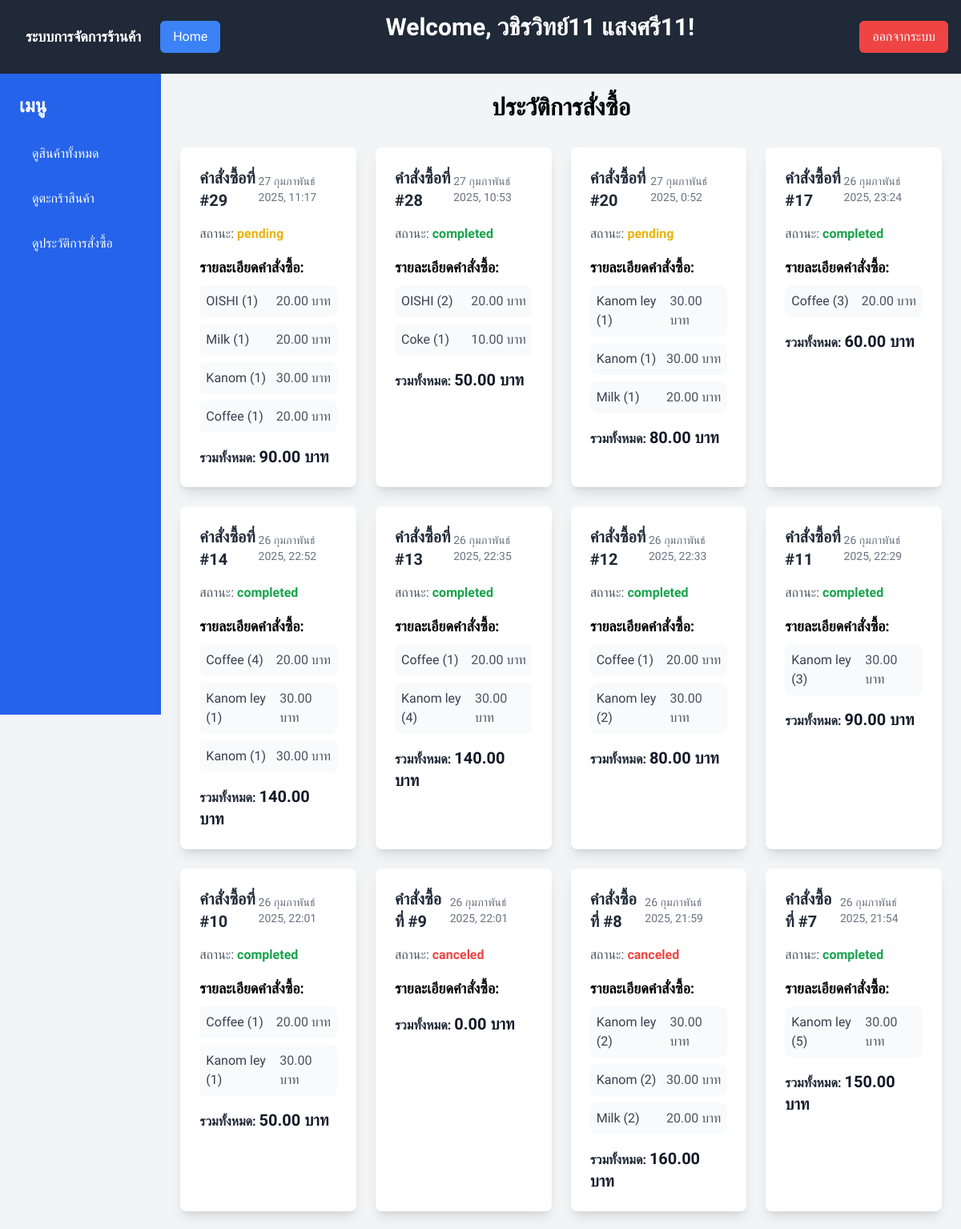
The app's page /order-history/ (signed in, upper part) with its own data.
### demo/models.py (models this page shows, shortened)
class Order(models.Model):
    STATUS_CHOICES = [
        ("Preparation", "Preparation"),
        ('pending', 'Pending'),
        ('completed', 'Completed'),
        ('canceled', 'Canceled'),
    ]
    customer = models.ForeignKey(User, on_delete=models.CASCADE, limit_choices_to={'role': 'customer'})
    date_ordered = models.DateTimeField(auto_now_add=True)
    status = models.CharField(max_length=20, choices=STATUS_CHOICES, default='Preparation')

class OrderDetail(models.Model):
    order = models.ForeignKey(Order, related_name="order_details", on_delete=models.CASCADE)
    product = models.ForeignKey(Product, on_delete=models.CASCADE)
    quantity = models.IntegerField(default=1)

class Product(models.Model):
    name = models.CharField(max_length=255)
    img_product = models.ImageField(upload_to='img/', null=True, blank=True)
    price = models.DecimalField(max_digits=10, decimal_places=2)
    stock = models.IntegerField()
    description = models.TextField()
    category = models.ForeignKey(Category, on_delete=models.SET_NULL, null=True)

### demo/views.py (the view)
# urls.py: path('order-history/', views.order_history_view, name='order_history'),
@login_required
def order_history_view(request):
    orders = Order.objects.filter(customer=request.user).order_by('-date_ordered')
    for order in orders:
        order.total_price = order.order_details.aggregate(
            total_price=models.Sum(models.F('product__price') * models.F('quantity'))
        )['total_price'] or 0
    return render(request, 'order_history.html', {'orders': orders})

### demo/templates/order_history.html (shortened to what this page needs)
{% load static tailwind_tags %}
<!DOCTYPE html>
<html lang="en">
<head>
    {% tailwind_css %}
</head>
<body class="bg-gray-100">
    <div class="flex justify-between items-center bg-gray-800 text-white p-4">
        <div class="flex items-center">
            <span class="ml-4 text-lg font-semibold">ระบบการจัดการร้านค้า</span>
            <a href="{% url 'home' %}" class="bg-blue-500 text-white px-4 py-2 rounded-md hover:bg-blue-600 transition ml-6">Home</a>
        </div>
        <h1 class="text-3xl font-bold text-center mb-6">Welcome, {{ request.user.first_name }} {{ request.user.last_name }}!</h1>
        <div class="flex items-center">
            <a href="{% url 'logout' %}" class="bg-red-500 text-white px-4 py-2 rounded-md hover:bg-red-600 transition">ออกจากระบบ</a>
        </div>
    </div>
    {% include 'sidebar_customer.html' %}
    <div class="max-w-7xl mx-auto p-6">
        <h2 class="text-3xl font-semibold mb-8 text-center">ประวัติการสั่งซื้อ</h2>
        {% if orders %}
            <ul class="grid grid-cols-1 sm:grid-cols-2 md:grid-cols-3 lg:grid-cols-4 gap-6">
                {% for order in orders %}
                    <li class="bg-white p-6 rounded-lg shadow-lg hover:shadow-xl transition-all duration-300">
                        <div class="flex justify-between items-center mb-4">
                            <h4 class="text-xl font-semibold text-gray-800">คำสั่งซื้อที่ #{{ order.id }}</h4>
                            <span class="text-sm text-gray-500">{{ order.date_ordered }}</span>
                        </div>
                        <p class="text-gray-600 mb-2">สถานะ:
                            <span class="font-semibold {% if order.status == 'completed' %}text-green-600{% elif order.status == 'pending' %}text-yellow-500{% else %}text-red-500{% endif %}">{{ order.status }}</span>
                        </p>
                        <div class="mt-4">
                            <h5 class="text-lg font-semibold mb-2">รายละเอียดคำสั่งซื้อ:</h5>
                            <ul>
                                {% for order_detail in order.order_details.all %}
                                    <li class="flex justify-between items-center p-2 bg-gray-50 rounded-lg mb-2">
                                        <span class="text-gray-700">{{ order_detail.product.name }} ({{ order_detail.quantity }})</span>
                                        <span class="text-gray-600">{{ order_detail.product.price|floatformat:2 }} บาท</span>
                                    </li>
                                {% endfor %}
                            </ul>
                        </div>
                        <div class="mt-4 flex justify-between items-center">
                            <p class="font-semibold text-gray-800">รวมทั้งหมด: <span class="text-xl text-gray-900">{{ order.total_price|floatformat:2 }} บาท</span></p>
                        </div>
                    </li>
                {% endfor %}
            </ul>
        {% else %}
            <p class="text-gray-600 text-center">คุณยังไม่มีคำสั่งซื้อ</p>
        {% endif %}
    </div>
</body>
</html>

### demo/templates/order_history.html (style rules this page uses)
body { font-family: 'Kanit', sans-serif; }

### records on screen
Order: id "29", date_ordered "27 กุมภาพันธ์ 2025, 11:17", status "pending", total_price "90.00"
OrderDetail: product.name "OISHI", quantity "1", product.price "20.00"
OrderDetail: product.name "Milk", quantity "1", product.price "20.00"
OrderDetail: product.name "Kanom", quantity "1", product.price "30.00"
OrderDetail: product.name "Coffee", quantity "1", product.price "20.00"
Order: id "28", date_ordered "27 กุมภาพันธ์ 2025, 10:53", status "completed", total_price "50.00"
OrderDetail: product.name "OISHI", quantity "2", product.price "20.00"
OrderDetail: product.name "Coke", quantity "1", product.price "10.00"
Order: id "20", date_ordered "27 กุมภาพันธ์ 2025, 0:52", status "pending", total_price "80.00"
OrderDetail: product.name "Kanom ley", quantity "1", product.price "30.00"
OrderDetail: product.name "Kanom", quantity "1", product.price "30.00"
OrderDetail: product.name "Milk", quantity "1", product.price "20.00"
Order: id "17", date_ordered "26 กุมภาพันธ์ 2025, 23:24", status "completed", total_price "60.00"
OrderDetail: product.name "Coffee", quantity "3", product.price "20.00"
Order: id "14", date_ordered "26 กุมภาพันธ์ 2025, 22:52", status "completed", total_price "140.00"
OrderDetail: product.name "Coffee", quantity "4", product.price "20.00"
OrderDetail: product.name "Kanom ley", quantity "1", product.price "30.00"
OrderDetail: product.name "Kanom", quantity "1", product.price "30.00"
Order: id "13", date_ordered "26 กุมภาพันธ์ 2025, 22:35", status "completed", total_price "140.00"
OrderDetail: product.name "Coffee", quantity "1", product.price "20.00"
OrderDetail: product.name "Kanom ley", quantity "4", product.price "30.00"
Order: id "12", date_ordered "26 กุมภาพันธ์ 2025, 22:33", status "completed", total_price "80.00"
OrderDetail: product.name "Coffee", quantity "1", product.price "20.00"
OrderDetail: product.name "Kanom ley", quantity "2", product.price "30.00"
Order: id "11", date_ordered "26 กุมภาพันธ์ 2025, 22:29", status "completed", total_price "90.00"
OrderDetail: product.name "Kanom ley", quantity "3", product.price "30.00"
Order: id "10", date_ordered "26 กุมภาพันธ์ 2025, 22:01", status "completed", total_price "50.00"
OrderDetail: product.name "Coffee", quantity "1", product.price "20.00"
OrderDetail: product.name "Kanom ley", quantity "1", product.price "30.00"
Order: id "9", date_ordered "26 กุมภาพันธ์ 2025, 22:01", status "canceled", total_price "0.00"
Order: id "8", date_ordered "26 กุมภาพันธ์ 2025, 21:59", status "canceled", total_price "160.00"
OrderDetail: product.name "Kanom ley", quantity "2", product.price "30.00"
OrderDetail: product.name "Kanom", quantity "2", product.price "30.00"
OrderDetail: product.name "Milk", quantity "2", product.price "20.00"
Order: id "7", date_ordered "26 กุมภาพันธ์ 2025, 21:54", status "completed", total_price "150.00"
OrderDetail: product.name "Kanom ley", quantity "5", product.price "30.00"

### other values on screen
{{ request.user.first_name }} "วชิรวิทย์11"
{{ request.user.last_name }} "แสงศรี11"
